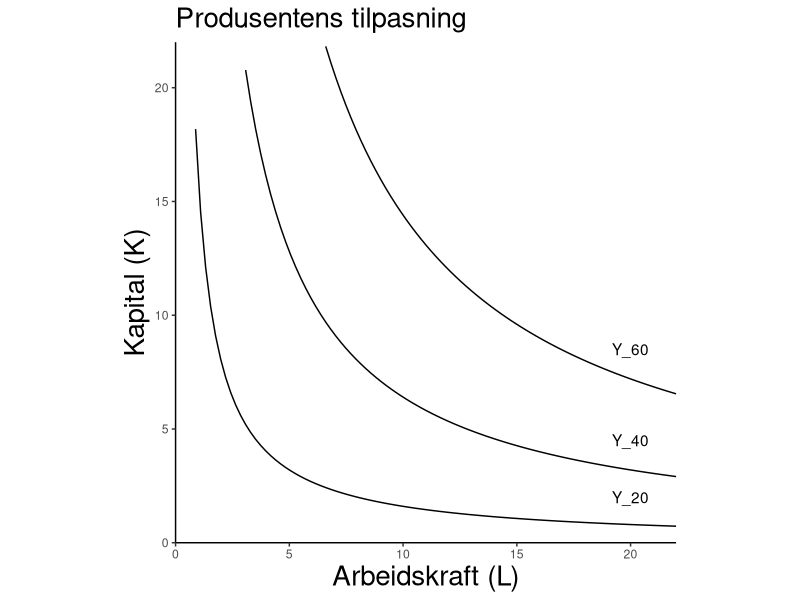

This figure's R source:
# Vi skal bruke ggplot til å tegne funksjoner som viser produsentens tilpasning

# Produktfunksjon Y=5*L^0.5*K^0.5
# Prisen på K er r=1, prisen på L er w=2



#slett minne

rm(list = ls())

# last inn tidyverse


library(tidyverse)


# vi lager oss noen tall for x-variabelen (L)

x <- seq(0, 21, by = .1)

# gjør om til data frame

df <- data.frame(x)

#lag aksen for tegningen

axes_1 <- ggplot(df, aes(x))+
  labs(title="Produsentens tilpasning", 
       x="Arbeidskraft (L)",
       y="Kapital (K)")+
  theme(axis.title = element_text(size = 20),
        plot.title = element_text(size = 20),
        panel.background = element_blank(),
        axis.line = element_line(colour = "black"))+
  coord_fixed(ratio = 1)+
  scale_x_continuous(limits = c(0, 22), expand = c(0, 0))+
  scale_y_continuous(limits = c(0, 22), expand = c(0, 0))

# vi angir noen isokvanter

Y_20 <- function(x) (20^2)/(25*x)
Y_40 <- function(x) (40^2)/(25*x)
Y_60 <- function(x) (60^2)/(25*x)

figur_1 <- axes_1 + 
  stat_function(df,
                fun=Y_20,
                mapping = aes()
  ) +
  stat_function(df,
                fun=Y_40,
                mapping = aes()
  ) +
  stat_function(df,
                fun=Y_60,
                mapping = aes()
  )+
  annotate("text",x=20,y=2, label="Y_20")+
  annotate("text",x=20,y=4.5, label="Y_40")+
  annotate("text",x=20,y=8.5, label="Y_60")

figur_1

